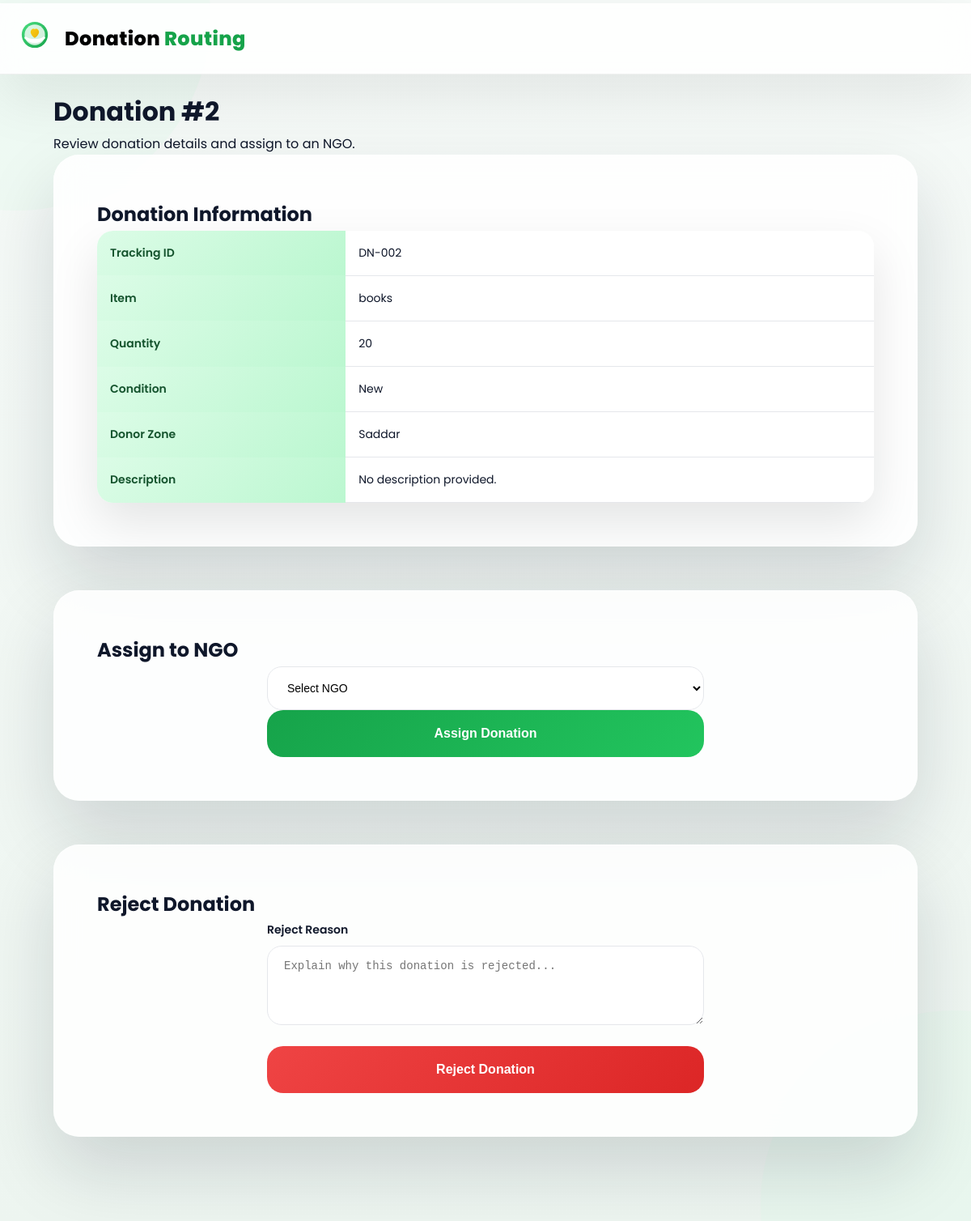
The app's page /admin/donation/2 (signed in) with its own data.
### models.py (models this page shows)
class Donation(db.Model):
    __tablename__ = "donations"
    id = db.Column(db.Integer, primary_key=True)
    tracking_id = db.Column(db.String(20), unique=True, nullable=False)
    item_name = db.Column(db.String(200), nullable=False)
    category_manual = db.Column(db.String(100), nullable=True)  # optional manual
    quantity = db.Column(db.Integer, nullable=True)
    condition = db.Column(db.String(50), nullable=True)  # e.g. "New", "Used"
    description = db.Column(db.Text, nullable=False)
    donor_zone = db.Column(db.String(50), nullable=True)  # snapshot of donor’s zone
    status = db.Column(db.String(20), default="pending")
    created_at = db.Column(db.DateTime, default=datetime.utcnow)
    assigned_at = db.Column(db.DateTime, nullable=True)
    updated_at = db.Column(db.DateTime, default=datetime.utcnow, onupdate=datetime.utcnow)
    rejected_reason = db.Column(db.Text, nullable=True)
    rejected_at = db.Column(db.DateTime, nullable=True)
    donor_id = db.Column(db.Integer, db.ForeignKey("users.id"), nullable=False)
    ngo_id = db.Column(db.Integer, db.ForeignKey("ngos.id"), nullable=True)
    need_id = db.Column(db.Integer, db.ForeignKey("ngo_needs.id"), nullable=True)
    need = db.relationship("NGONeed", backref="donations", lazy=True)

### app.py (the view, shortened to what this page needs)
    @app.route("/admin/donation/<int:donation_id>", methods=["GET", "POST"])
    @login_required(role="admin")
    def admin_donation_detail(donation_id):
        donation = Donation.query.get_or_404(donation_id)
        all_ngos = NGO.query.order_by(NGO.name.asc()).all()
        all_needs = NGONeed.query.filter_by(is_active=True).order_by(NGONeed.created_at.desc()).all()
        return render_template(
            "admin_donation_detail.html",
            donation=donation,
            all_ngos=all_ngos,
            all_needs=all_needs,
            show_admin_header=True,
            hide_admin_navbar=True,
        )

### templates/admin_donation_detail.html (shortened to what this page needs)
{% extends "base_admin.html" %}
{% block content %}
<div class="detail-wrapper">
    <h1 class="page-title">Donation #{{ donation.id }}</h1>
    <p class="page-subtitle">
        Review donation details and assign to an NGO.
    </p>
    <div class="dr-card detail-card">
        <h2 class="section-title">Donation Information</h2>
        <table class="dr-detail-table">
            <tr>
                <th>Tracking ID</th>
                <td class="mono">{{ donation.tracking_id }}</td>
            </tr>
            <tr>
                <th>Item</th>
                <td>{{ donation.item_name }}</td>
            </tr>
            <tr>
                <th>Quantity</th>
                <td>{{ donation.quantity }}</td>
            </tr>
            <tr>
                <th>Condition</th>
                <td>{{ donation.condition }}</td>
            </tr>
            <tr>
                <th>Donor Zone</th>
                <td>{{ donation.donor_zone }}</td>
            </tr>
            <tr>
                <th>Description</th>
                <td>{{ donation.description or "No description provided." }}</td>
            </tr>
        </table>
    </div>
    <div class="dr-card detail-card">
        <h2 class="section-title">Assign to NGO</h2>
        <form method="post" class="assign-form">
            <select name="ngo_id" required class="dr-input assign-select">
                <option value="">Select NGO</option>
            </select>
            <button type="submit" class="dr-btn assign-btn">
                Assign Donation
            </button>
        </form>
    </div>
    <div class="dr-card detail-card">
        <h2 class="section-title">Reject Donation</h2>
    <form method="post">
        <label class="dr-label">Reject Reason</label>
        <textarea
                name="reject_reason"
                class="dr-input"
                rows="4"
                placeholder="Explain why this donation is rejected..."
                required
        ></textarea>
        <button
            type="submit"
            class="dr-reject-btn"
            style="background: linear-gradient(135deg, #ef4444, #dc2626); margin-top: 18px;"
            >
            Reject Donation
        </button>
    </form>
</div>
</div>
{% endblock %}

### static/style.css (style rules this page uses)
* { margin: 0; padding: 0; box-sizing: border-box; }
body { font-family: "Poppins", system-ui, sans-serif; background: linear-gradient(180deg, #f6faf8, #edf5f0); color: #0f172a; line-height: 1.65; }
.dr-card, .admin-card, .detail-card, .ngo-card, .track-card, .status-card, .progress-card, .details-card, .success-card, .donation-form-card { background: rgba(255,255,255,.85); backdrop-filter: blur(18px); border-radius: 32px; padding: 54px; box-shadow: 0 40px 90px rgba(15,23,42,.15), inset 0 1px 0 rgba(255,255,255,.4); margin-bottom: 54px; }
.dr-btn, .df-btn, .track-btn, .assign-btn { width: 100%; height: 58px; display: inline-flex; align-items: center; justify-content: center; background: linear-gradient(135deg, #16a34a, #22c55e); color: #ffffff; font-size: 16px; font-weight: 600; border-radius: 20px; border: none; cursor: pointer; transition: all .3s ease; }
.dr-reject-btn { width: 100%; height: 58px; display: inline-flex; align-items: center; justify-content: center; background: linear-gradient(135deg, #ef4444, #dc2626); color: #ffffff; font-size: 16px; font-weight: 600; border-radius: 20px; border: none; cursor: pointer; transition: all .3s ease; }
form { max-width: 540px; margin: auto; }
.dr-label { font-size: 14px; font-weight: 600; margin-bottom: 8px; display: block; }
input, select, textarea { width: 100%; height: 54px; padding: 0 20px; border-radius: 18px; border: 1px solid #e5e7eb; margin-bottom: 24px; font-size: 14px; background: #ffffff; }
textarea { height: auto; padding: 16px 20px; }
table { width: 100%; border-collapse: collapse; font-size: 14px; border-radius: 20px; overflow: hidden; box-shadow: 0 25px 60px rgba(0,0,0,.1); }
th { background: linear-gradient(135deg, #dcfce7, #bbf7d0); color: #14532d; padding: 16px; text-align: left; font-weight: 600; }
td { padding: 16px; border-bottom: 1px solid #e5e7eb; background: #ffffff; }
.dr-detail-table th { width: 32%; }
input, select, textarea { margin-bottom: 0; }

### records on screen
Donation: id "2", tracking_id "DN-002", item_name "books", quantity "20", condition "New", donor_zone "Saddar", description "No description provided."
